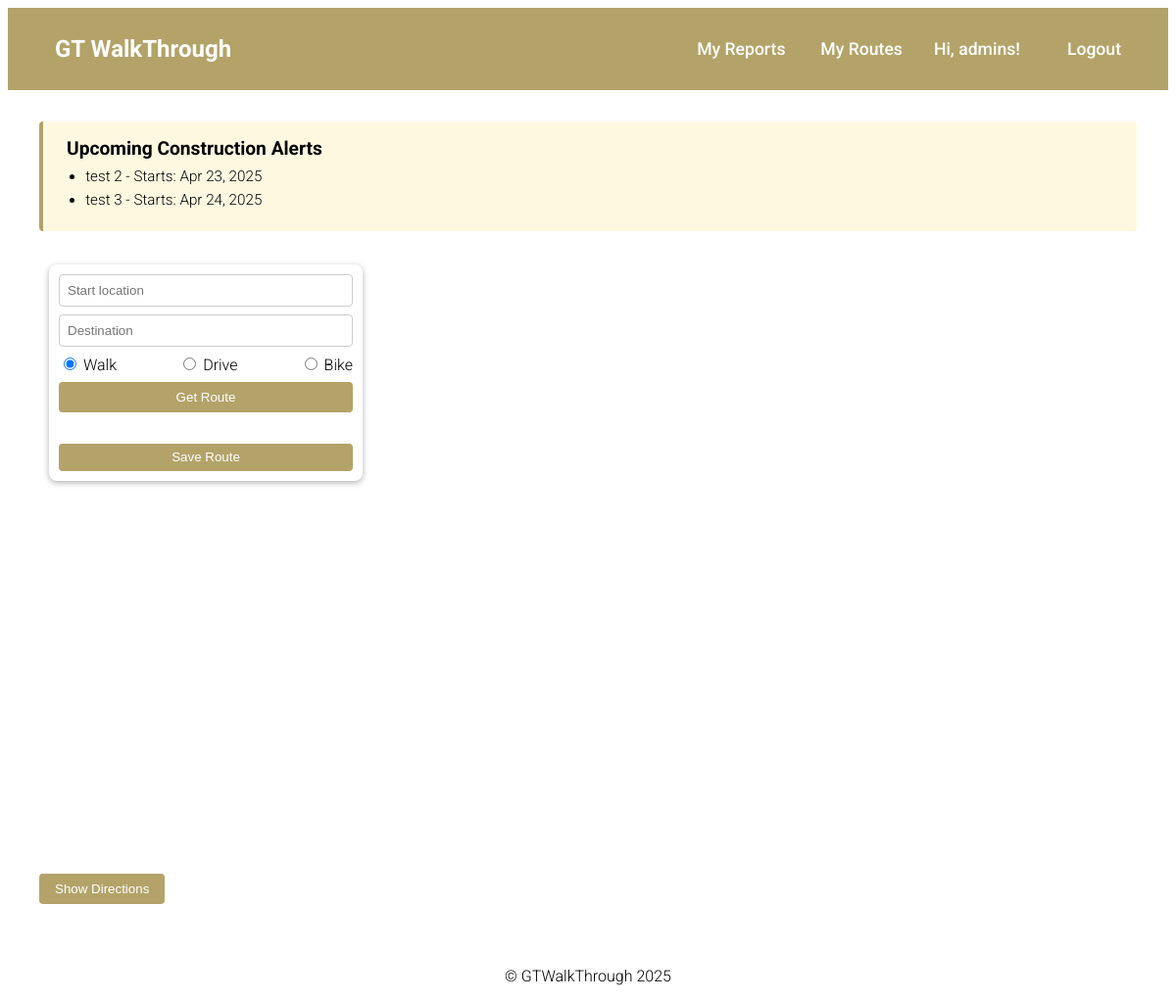
Screenshot of / (signed in) with the database file from the repository.
### gtwt_app/models.py (models this page shows, shortened)
class ConstructionZone(models.Model):
    description = models.TextField()
    start_date = models.DateField()
    end_date = models.DateField()
    coordinates = models.JSONField()
    created_at = models.DateTimeField(auto_now_add=True)
    submitted_by = models.ForeignKey(User, on_delete=models.CASCADE, null=True, blank=True)
    is_verified = models.BooleanField(default=False)

### gtwt_app/views.py (the view)
# urls.py: path('', views.home, name='home'),
def home(request):
    if request.user.is_authenticated:
        today = date.today()
        upcoming_zones = (
            ConstructionZone.objects
            .filter(start_date__gt=today)
            .order_by('start_date')[:3]
        )
        return render(request, 'home.html', {
          'upcoming_zones': upcoming_zones
        })
    else:
        return render(request, 'about.html')

### gtwt_app/templates/home.html (shortened to what this page needs)
{% extends "base.html" %} {% load static %} {% block content %}
{% if upcoming_zones %}
<section class="announcement-banner">
  <h3>Upcoming Construction Alerts</h3>
  <ul class="alert-list">
    {% for zone in upcoming_zones %}
    <li>
      <span class="alert-desc">
        {{ zone.description|truncatechars:60 }} -
      </span>
      <span class="alert-date">
        Starts: {{ zone.start_date|date:"M j, Y" }}
      </span>
    </li>
    {% endfor %}
  </ul>
</section>
{% endif %}
<div
  style="position: relative; width: 100%; height: 600px; margin-bottom: 2rem"
>
  <div
    style="
      position: absolute;
      top: 10px;
      left: 10px;
      z-index: 5;
      background: white;
      border-radius: 8px;
      padding: 10px;
      box-shadow: 0 2px 6px rgba(0, 0, 0, 0.3);
      display: flex;
      flex-direction: column;
      gap: 0.5rem;
      width: 300px;
    "
  >
    <input
      id="start"
      type="text"
      placeholder="Start location"
      style="padding: 0.5rem; border-radius: 4px; border: 1px solid #ccc"
    />
    <input
      id="end"
      type="text"
      placeholder="Destination"
      style="padding: 0.5rem; border-radius: 4px; border: 1px solid #ccc"
    />
    <div style="display: flex; justify-content: space-between">
      <label
        ><input type="radio" name="mode" value="WALKING" checked /> Walk</label
      >
      <label><input type="radio" name="mode" value="DRIVING" /> Drive</label>
      <label><input type="radio" name="mode" value="BICYCLING" /> Bike</label>
    </div>
    <button
      onclick="calculateRoute()"
      style="
        padding: 0.5rem;
        background-color: #b3a369;
        color: white;
        border: none;
        border-radius: 4px;
        cursor: pointer;
      "
    >
      Get Route
    </button>
    <button
      id="save-route-btn"
      style="
        margin-top: 0.5rem;
        padding: 0.4rem 0.8rem;
        background: #b3a369;
        color: white;
        border: none;
        border-radius: 4px;
        cursor: pointer;
      "
    >
      Save Route
    </button>
  </div>
  <div id="map" style="width: 100%; height: 100%"></div>
</div>
<div style="margin-top: 1rem">
  <button
    onclick="toggleSteps()"
    style="
      background-color: #b3a369;
      color: white;
      border: none;
      padding: 0.5rem 1rem;
      border-radius: 4px;
      cursor: pointer;
    "
  >
    Show Directions
  </button>
</div>
{% endblock %}

### gtwt_app/templates/base.html (shortened to what this page needs)
<!DOCTYPE html>
<html lang="en">
  <head>
    {% load static %}
    <link rel="stylesheet" href="{% static 'css/style.css' %}" />
  </head>
  <body>
    <header>
      <nav>
        <div style="display: flex; align-items: center; gap: 1rem">
          <a href="{% url 'home' %}" class="navbar-brand">GT WalkThrough</a>
        </div>
        <ul class="nav-links">
          {% if user.is_authenticated %}
          <li>
            <a href="{% url 'my_reports' %}">My Reports</a>
            <a href="{% url 'my_routes'  %}" class="nav-link">My Routes</a>
          </li>
          <li class="user-greeting">Hi, {{ user.username }}!</li>
          <li><a href="{% url 'logout' %}">Logout</a></li>
          {% else %}
          <li><a href="{% url 'login' %}">Login</a></li>
          <li><a href="{% url 'register' %}">Register</a></li>
          {% endif %}
        </ul>
      </nav>
    </header>
    <div class="content">{% block content %}{% endblock %}</div>
    <footer>
      <p>&copy; GTWalkThrough 2025</p>
    </footer>
  </body>
</html>

### gtwt_app/static/css/style.css (style rules this page uses)
header { background-color: #222; padding: 1rem 0; }
nav { display: flex; justify-content: space-between; align-items: center; padding: 0 2rem; }
.navbar-brand { font-size: 1.5rem; font-weight: bold; color: #ffa500; }
.nav-links { list-style: none; display: flex; gap: 1rem; }
.nav-links a { text-decoration: none; color: #ffa500; font-size: 1.1rem; padding: 0.5rem 1rem; transition: background-color 0.3s ease; }
.content { padding: 2rem; }
.announcement-banner { background-color: #FFF8E1; border-left: 4px solid #B3A369; padding: 1rem 1.5rem; margin-bottom: 1.5rem; border-radius: 4px; font-family: "Roboto", sans-serif; }
.announcement-banner h3 { margin-top: 0; margin-bottom: 0.5rem; font-size: 1.2rem; }
.announcement-banner ul { margin: 0; padding-left: 1.2rem; }
.announcement-banner li { margin-bottom: 0.4rem; font-size: 0.95rem; }

### gtwt_app/templates/base.html (style rules this page uses)
body { font-family: "Roboto", sans-serif; font-weight: 300; }
header { background-color: #b3a369; padding: 1rem 0; }
nav { display: flex; justify-content: space-between; align-items: center; padding: 0 2rem; }
.navbar-brand { font-family: "Roboto", sans-serif; font-size: 1.5rem; font-weight: 700; color: white; text-decoration: none; padding: 0.5rem 1rem; transition: background-color 0.3s ease; border-radius: 5px; }
.nav-links { list-style: none; display: flex; gap: 1rem; }
.nav-links a { font-family: "Roboto", sans-serif; font-weight: 500; text-decoration: none; color: white; font-size: 1.1rem; padding: 0.5rem 1rem; transition: background-color 0.3s ease; }
.user-greeting { color: white; font-size: 1.1rem; margin-right: 1rem; font-weight: 500; }
.content { padding: 2rem; }
footer { text-align: center; }
.nav-link { text-decoration: none; color: #f9f6e5; font-weight: 500; }

### rows the page displays
ConstructionZone: description "test 2", start_date "Apr 23, 2025"
ConstructionZone: description "test 3", start_date "Apr 24, 2025"

### other values shown
{{ user.username }} "admins"
